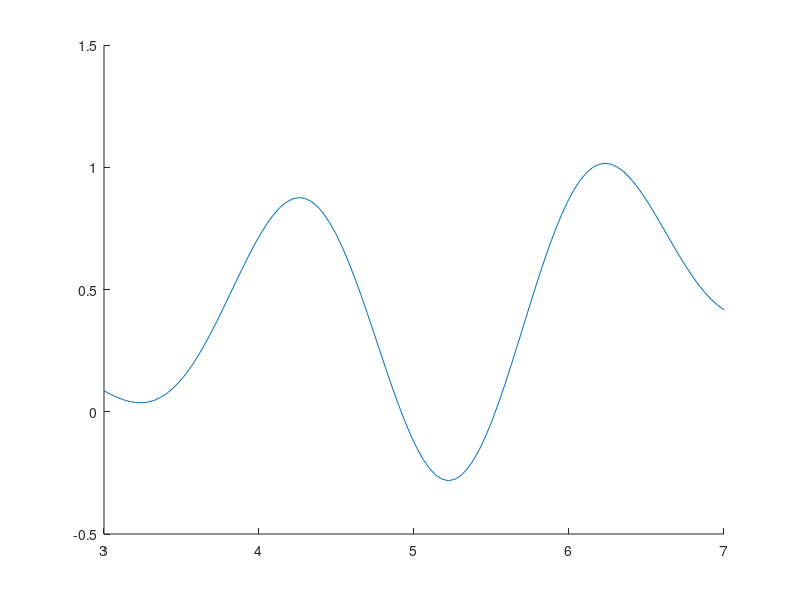

Write MATLAB code to recreate this figure.
figure(1);
hold on
point=100;
x=linspace(3,7,point);
for i=1:100
    y(i)=0.08*((1.2*(x(i)-1)*cos(3*x(i)))+(x(i)-(x(i)-1)*cos(3*x(i))*sin(x(i))));
end
plot(x,y);
